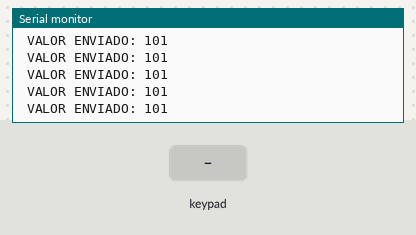
The sketch below on a simulated Arduino Uno, built with avr-gcc and run on an emulated ATmega328P. Parts: the last lines printed to the serial monitor. The test bench sets the inputs (shaded band). No radio packets arrive unless stated.

Above: at 1.2 s.
1.3 s: key 'O' pressed
At 1.39 s:
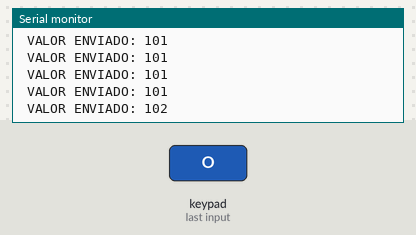
2.8 s: key 'S' pressed
At 3.05 s:
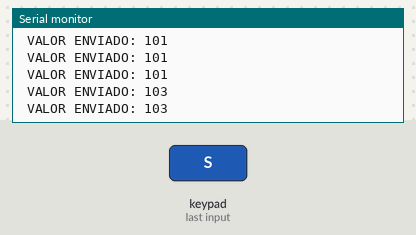
Timing chart, 0 to 5.8 s (numbered marks = the images above; inputs shaded):
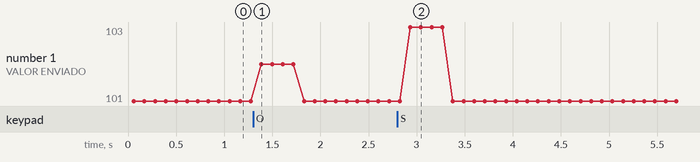

The sketch:

transmissoraaa.ino
```cpp
/*
João Fernandes
Dúvidas: enviar mensagem github...
Esse código será aplicado para o envio de mensagens de controle , qualquer arduino.
Perdão pela falta de profissionalidade, foi um projeto feito a muito tempo atrás.
Sorry for the unprofessionality, it was a project done a long time ago.
*/
#include<VirtualWire.h>
#include<PS2X_lib.h>

PS2X ps2x; // Define um controle de playstation 2
// ------ Inicialização de variáveis
int analogY=0;
int analogX=0;
int aviao;
char valorchar[3];
int valor;
byte vibrate=0;
int error=0;
//------ Fim de Inicialização

void setup() {

Serial.begin(9600);
vw_set_tx_pin(4);// PIno de entrada do comunicador de transmissão RF 433 MHZ
vw_setup(5000);// Definição necessária
Serial.println("começou!");
error = ps2x.config_gamepad(13,11,10,12, true, true);//Iniciando o controle de playstation 2

}

void loop() {
  aviao = 0;
  ps2x.read_gamepad(false, vibrate); // Desliga vibração do controle
  analogY = ps2x.Analog(PSS_LY); // Define variável para o analógico Y
  analogX = ps2x.Analog(PSS_RX);// Define variável para o analógico X

  // -------- MOTOR ---------
  if (ps2x.Button(PSB_L1) || ps2x.Button(PSB_R1) || ps2x.Button(PSB_R2) || ps2x.Button(PSB_L2)){
    aviao = aviao + 200;
    // motor ligado
  }
  else{
    aviao = aviao + 100;
    //motor desligado
  }

  //-------- FLAPS FRONTAIS --------

  if(ps2x.Button(PSB_RED)){
    aviao = aviao + 2;
    //  flaps direita
  }
  else{
      if (ps2x.Button(PSB_PINK)){
          aviao = aviao + 3;
          // flaps esquerda
           }
          else{
             aviao = aviao + 1;
          }
 }
  //---------- TRANSMISSAO --------------

  itoa(aviao,valorchar,10); // Converte valor de int da variável aviao para string para variável valorchar
  vw_send((uint8_t *)valorchar, strlen(valorchar)); // Envia a mensagem
  vw_wait_tx();// Aguarda o envio
  Serial.print (" VALOR ENVIADO: ");
  Serial.println (valorchar); // Printa o valor
 delay(50);
}
```

Measured:
- after the input at 1.3 s, the serial monitor: prints a new line after 0.09 s (image 1)
- after the input at 2.8 s, the serial monitor: prints a new line after 0.13 s (image 2)
